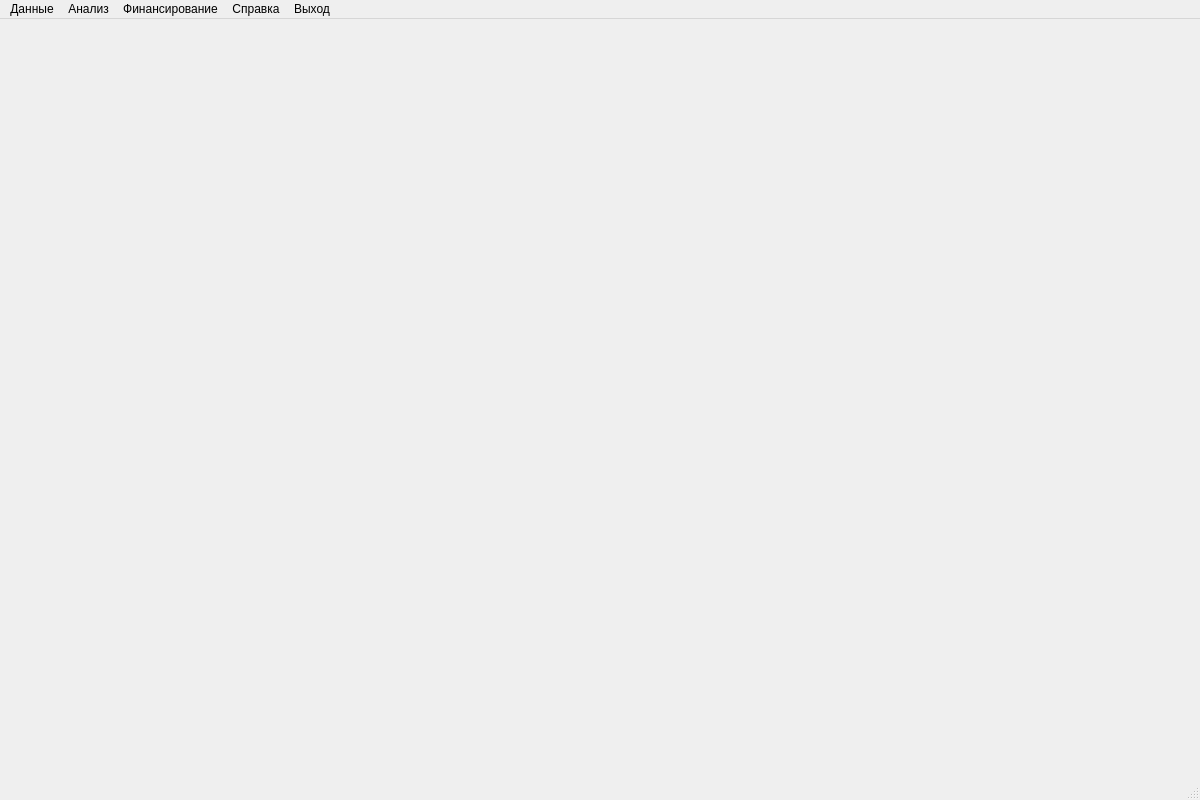
<?xml version="1.0" encoding="UTF-8"?>
<ui version="4.0">
 <class>HelpWindow</class>
 <widget class="QMainWindow" name="HelpWindow">
  <property name="geometry">
   <rect>
    <x>0</x>
    <y>0</y>
    <width>1200</width>
    <height>800</height>
   </rect>
  </property>
  <property name="mouseTracking">
   <bool>false</bool>
  </property>
  <property name="windowTitle">
   <string>Сопровождение конкурсов на соискание грантов — главное окно</string>
  </property>
  <widget class="QWidget" name="centralwidget">
   <layout class="QGridLayout" name="gridLayout">
    <item row="0" column="0">
     <widget class="QLabel" name="label">
      <property name="text">
       <string/>
      </property>
     </widget>
    </item>
   </layout>
  </widget>
  <widget class="QMenuBar" name="menubar">
   <property name="geometry">
    <rect>
     <x>0</x>
     <y>0</y>
     <width>1200</width>
     <height>21</height>
    </rect>
   </property>
   <widget class="QMenu" name="panel_data">
    <property name="title">
     <string>Данные</string>
    </property>
    <addaction name="panel_data_proj"/>
    <addaction name="panel_data_konk"/>
    <addaction name="panel_data_vuz"/>
   </widget>
   <widget class="QMenu" name="panel_analysis">
    <property name="title">
     <string>Анализ</string>
    </property>
    <addaction name="panel_analysis_vuz"/>
    <addaction name="panel_analysis_konk"/>
    <addaction name="panel_analysis_subj"/>
   </widget>
   <widget class="QMenu" name="panel_finance">
    <property name="title">
     <string>Финансирование</string>
    </property>
   </widget>
   <widget class="QMenu" name="panel_help">
    <property name="mouseTracking">
     <bool>true</bool>
    </property>
    <property name="title">
     <string>Справка</string>
    </property>
    <addaction name="panel_help_view"/>
    <addaction name="separator"/>
    <addaction name="panel_help_prog"/>
   </widget>
   <widget class="QMenu" name="panel_exit">
    <property name="title">
     <string>Выход</string>
    </property>
    <addaction name="panel_exit_action"/>
   </widget>
   <addaction name="panel_data"/>
   <addaction name="panel_analysis"/>
   <addaction name="panel_finance"/>
   <addaction name="panel_help"/>
   <addaction name="panel_exit"/>
  </widget>
  <widget class="QStatusBar" name="statusbar"/>
  <action name="panel_data_proj">
   <property name="text">
    <string>Проекты</string>
   </property>
  </action>
  <action name="panel_data_konk">
   <property name="checkable">
    <bool>false</bool>
   </property>
   <property name="text">
    <string>Конкурсы</string>
   </property>
  </action>
  <action name="panel_data_vuz">
   <property name="text">
    <string>Вузы</string>
   </property>
  </action>
  <action name="panel_help_view">
   <property name="text">
    <string>Просмотреть справку</string>
   </property>
  </action>
  <action name="panel_help_prog">
   <property name="text">
    <string>О программе</string>
   </property>
  </action>
  <action name="panel_exit_action">
   <property name="text">
    <string>Выход</string>
   </property>
  </action>
  <action name="panel_analysis_vuz">
   <property name="text">
    <string>по вузам</string>
   </property>
  </action>
  <action name="panel_analysis_konk">
   <property name="text">
    <string>по конкурсам</string>
   </property>
  </action>
  <action name="panel_analysis_subj">
   <property name="text">
    <string>по субъектам РФ</string>
   </property>
  </action>
 </widget>
 <resources/>
 <connections/>
</ui>
